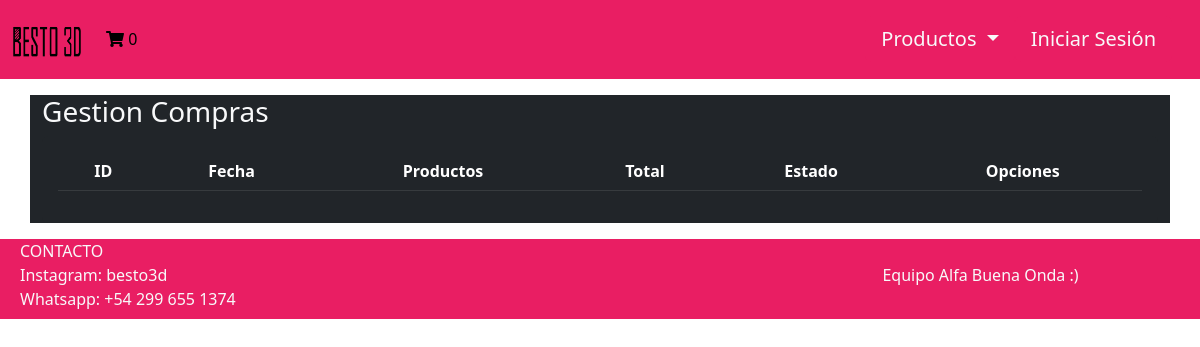
The app's page /Vista/AdminCompras.php, older data.
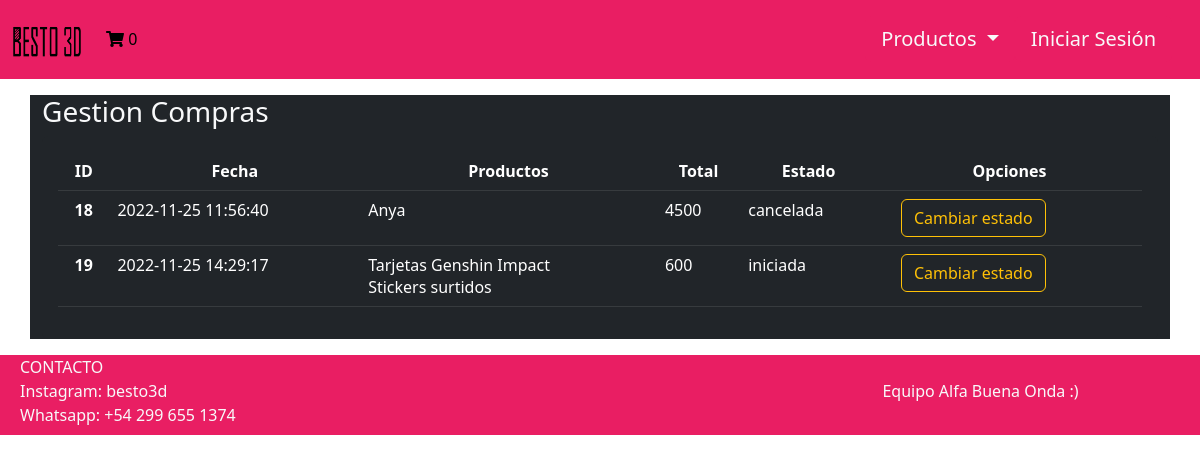
The same page, newer data.
### tables this page shows
CREATE TABLE `rol` (
  `idrol` bigint(20) NOT NULL,
  `rodescripcion` varchar(50) NOT NULL
);

CREATE TABLE `compra` (
  `idcompra` bigint(20) NOT NULL,
  `cofecha` timestamp NOT NULL DEFAULT current_timestamp() ON UPDATE current_timestamp(),
  `idusuario` bigint(20) NOT NULL
);

CREATE TABLE `producto` (
  `idproducto` bigint(20) NOT NULL,
  `pronombre` varchar(512) NOT NULL,
  `prodetalle` varchar(512) NOT NULL,
  `proprecio` int(11) NOT NULL,
  `procantstock` int(11) NOT NULL,
  `protipo` varchar(512) NOT NULL,
  `proimagen` varchar(512) NOT NULL
);

CREATE TABLE `compraestadotipo` (
  `idcompraestadotipo` int(11) NOT NULL,
  `cetdescripcion` varchar(50) NOT NULL,
  `cetdetalle` varchar(256) NOT NULL
);

### Util/funciones.php (called while the page is built, shortened)
<?php
spl_autoload_register(function ($class_name){
    $directorys = array(
        $GLOBALS['ROOT'].'Modelo/',
        $GLOBALS['ROOT'].'Modelo/Conector/',
        $GLOBALS['ROOT'].'Control/',
    );
    foreach($directorys as $directory){
        if(file_exists($directory.$class_name . '.php')){
            return;
        }
    }
});
?>

### Control/Session.php (called while the page is built, shortened)
<?php
include_once 'AbmUsuario.php';
class Session
{
    public function getUsuario()
    {
        $abmUsuario = new AbmUsuario();
        $where = ['idusuario' => $_SESSION['idusuario']];
        $listaUsuarios = $abmUsuario->buscar($where);
        if ($listaUsuarios >= 1) {
            $usuarioLog = $listaUsuarios[0];
        }
        return $usuarioLog;
    }
    public function getRoles()
    {
        $usuarioActual = $this->getUsuario();
        $objC_UsuarioRol = new C_Usuariorol();
        $param = ['idusuario' => $usuarioActual->getIdusuario()];
        $listaRoles = $objC_UsuarioRol->buscar($param);
        return $listaRoles;
    }
    public function esAdmin()
    {
        $arrayRoles = $this->getRoles();
        $esAdmin = false;
        $i = 0;
        while ($i < count($arrayRoles) && !$esAdmin) {
            if ($arrayRoles[$i]->getIdrol()->getIdrol() == 1) {
                $esAdmin = true;
            }
            $i++;
        }
        return $esAdmin;
    }
}

### Modelo/Usuario.php (called while the page is built, shortened)
<?php
class Usuario
{
    private $idusuario;
    public function __construct()
    {
        $this->idusuario = "";
    }
    public function getidusuario()
    {
        return $this->idusuario;
    }
    public function setidusuario($valor)
    {
        $this->idusuario = $valor;
    }
    public function buscar($idusuario)
    {
        $base = new BaseDatos();
        $resp = false;
        $sql = "SELECT * FROM usuario WHERE idusuario = '" . $idusuario . "'";
        if ($base->Iniciar()) {
            if ($base->Ejecutar($sql)) {
                if ($row2 = $base->Registro()) {
                    $resp = true;
                }
            } else {
                $this->setmensajeoperacion($base->getError());
            }
        } else {
            $this->setmensajeoperacion($base->getError());
        }
        return $resp;
    }
    public static function listar($parametro = "")
    {
        $arreglo = array();
        $base = new BaseDatos();
        $sql = "SELECT * FROM Usuario ";
        if ($parametro != "") {
            $sql .= 'WHERE ' . $parametro;
        }
        $res = $base->Ejecutar($sql);
        if ($res > -1) {
            if ($res > 0) {
                while ($row = $base->Registro()) {
                    $obj = new Usuario();
                    $obj->setear($row['idusuario'], $row['usnombre'], $row['uspass'], $row['usmail'], $row['usdeshabilitado']);
                    array_push($arreglo, $obj);
                }
            }
        } else {
        }
        return $arreglo;
    }
}

### Modelo/Conector/BaseDatos.php (called while the page is built, shortened)
<?php
class BaseDatos extends PDO {
  	private $conec;
  	private $indice;
  	private $resultado;
    public function __construct(){
        $this->indice =0;
        try {
           $this->conec=true;
        }catch (PDOException $e) {
            $this->sql = $e->getMessage();
            $this->conec=false;
        }
    }
    public function Iniciar(){
        return $this->getConec();
    }
    public function getConec(){
        return $this->conec;
    }
    public function setSQL($e){
        return "\n".$this->sql = $e;
    }
    public function Ejecutar($sql){
        if ( stristr($sql,"select")){
            $resp =  $this->EjecutarSelect($sql);
        }
        return $resp;
   }
   private function EjecutarSelect($sql){
       $cant = -1;
       $resultado=parent::query($sql);
       if(!$resultado){
           $this->analizarDebug();
       }else {
          $arregloResult = $resultado->fetchAll();
          $cant = count($arregloResult);
       }
       return $cant;
   }
   public function Registro() {
       $filaActual = false;
       $indiceActual = $this->getIndice();
       if ($indiceActual>=0) {
           $filas = $this->getResultado();
           if($indiceActual<count($filas)){
               $filaActual =  $filas[$indiceActual];
           }else {
               $this->setIndice(-1);
           }
       }
       return $filaActual;
   }
   private function setIndice ($valor){
       $this->indice = $valor;
   }
   private function getIndice (){
       return $this->indice;
   }
   private function setResultado($valor){
       $this->resultado = $valor;
   }
   private function getResultado(){
      return $this->resultado;
   }
}

### Control/AbmUsuario.php (called while the page is built, shortened)
<?php
class AbmUsuario
{
    public function buscar($param)
    {
        $where = " true ";
        $arreglo = Usuario::listar($where);
        return $arreglo;
    }
}

### Modelo/UsuarioRol.php (called while the page is built, shortened)
<?php
include_once '../Modelo/Conector/BaseDatos.php';
class UsuarioRol
{
    public function buscar($idusuariorol)
    {
        $base = new BaseDatos();
        $resp = false;
        $sql = "SELECT * FROM usuarioRol WHERE idusuariorol = '" . $idusuariorol . "'";
        if ($base->Iniciar()) {
            if ($base->Ejecutar($sql)) {
                if ($row2 = $base->Registro()) {
                    $rol = new Rol();
                    $rol->buscar($row2['idrol']);
                    $resp = true;
                }
            } else {
                $this->setMensaje($base->getError());
            }
        } else {
            $this->setMensaje($base->getError());
        }
        return $resp;
    }
    public function listar($condicion = '')
    {
        $array = null;
        $base = new BaseDatos();
        $sql =  "select * from usuariorol";
        if ($condicion != '') {
            $sql = $sql . ' where ' . $condicion;
        }
        if ($base->Iniciar()) {
            if ($base->Ejecutar($sql)) {
                $array = array();
                while ($row2 = $base->Registro()) {
                    $objusuarioRol = new usuarioRol();
                    $objusuarioRol->buscar($row2['idusuariorol']);
                    $array[] = $objusuarioRol;
                }
            } else {
                $this->setMensaje($base->getError());
            }
        } else {
            $this->setMensaje($base->getError());
        }
        return $array;
    }
}

### Control/C_Usuariorol.php (called while the page is built, shortened)
<?php
include_once '../Modelo/Usuariorol.php';
class C_Usuariorol
{
    public function buscar($param){
        $where = " true ";
        if ($param<>NULL){
            $where .= '';
            if  (isset($param['idusuario']))
                    $where.=" and idusuario ='".$param['idusuario']."'";
        }
        $obj = new Usuariorol();
        $arreglo =  $obj->listar($where);
        return $arreglo;
    }
}

### Modelo/Rol.php (called while the page is built, shortened)
<?php
include_once '../Modelo/Conector/BaseDatos.php';
class Rol
{
    public function buscar($idrol)
    {
        $base = new BaseDatos();
        $resp = false;
        $sql = "SELECT * FROM rol WHERE idrol = '" . $idrol . "'";
        if ($base->Iniciar()) {
            if ($base->Ejecutar($sql)) {
                if ($row2 = $base->Registro()) {
                    $resp = true;
                }
            } else {
                $this->setMensaje($base->getError());
            }
        } else {
            $this->setMensaje($base->getError());
        }
        return $resp;
    }
}

### Modelo/Compra.php (called while the page is built, shortened)
<?php
include_once '../Modelo/Conector/BaseDatos.php';
class Compra
{
    public function buscar($idcompra)
    {
        $base = new BaseDatos();
        $resp = false;
        $sql = "SELECT * FROM compra WHERE idcompra = '" . $idcompra . "'";
        if ($base->Iniciar()) {
            if ($base->Ejecutar($sql)) {
                if ($row2 = $base->Registro()) {
                    $usuario = new Usuario();
                    $usuario->buscar($row2['idusuario']);
                    $resp = true;
                }
            } else {
                $this->setMensaje($base->getError());
            }
        } else {
            $this->setMensaje($base->getError());
        }
        return $resp;
    }
    public function listar($condicion = '')
    {
        $array = null;
        $base = new BaseDatos();
        $sql =  "select * from compra";
        if ($condicion != '') {
            $sql = $sql . ' where ' . $condicion;
        }
        if ($base->Iniciar()) {
            if ($base->Ejecutar($sql)) {
                $array = array();
                while ($row2 = $base->Registro()) {
                    $objcompra = new compra();
                    $objcompra->buscar($row2['idcompra']);
                    $array[] = $objcompra;
                }
            } else {
                $this->setMensaje($base->getError());
            }
        } else {
            $this->setMensaje($base->getError());
        }
        return $array;
    }
}

### Control/C_Compra.php (called while the page is built, shortened)
<?php
include_once '../Modelo/Compra.php';
class C_Compra
{
    public function buscar($param){
        $where = " true ";
        $obj = new Compra();
        $arreglo =  $obj->listar($where);
        return $arreglo;
    }
}

### Vista/AdminCompras.php (the view, shortened to what the changed rows need)
<?php
include_once("Common/Header.php");
$objCompra = new C_Compra();
$arrayCompras = $objCompra->buscar([]);
$cantidadCompras = count($arrayCompras);
if ($sesion->esAdmin()) {
        $i = 0;
?>
<div class="container bg-dark mt-3 mb-3">
    <div class="rounded p-3 mb-2 bg-dark text-white">
        <table class="table table-dark table-hover p-5">
            <thead class="text-center">
                <tr>
                    <th scope="col-4">ID</th>
                    <th scope="col-4">Fecha</th>
                    <th scope="col-4">Productos</th>
                    <th scope="col-4">Total</th>
                    <th scope="col-6">Estado</th>
                    <th scope="col-6">Opciones</th>
                </tr>
            </thead>
            <tbody>
                <?php
                while ($i < $cantidadCompras) {
                    $objCompraEstado = new C_Compraestado();
                    $objCompraEstado = $objCompraEstado->buscar(['idcompra' => $arrayCompras[$i]->getIdcompra()])[0];
                    $estado = $objCompraEstado->getIdcompraestadotipo();
                    $objCompraItem = new C_Compraitem();
                    $arrayProductos = $objCompraItem->traerProductos($arrayCompras[$i]->getIdcompra());
                ?>
                    <tr>
                        <th scope="row" class="text-center"><?php echo $arrayCompras[$i]->getIdcompra() ?></th>
                        <td> <?php echo $arrayCompras[$i]->getCofecha() ?> </td>
                        <td> <?php foreach ($arrayProductos as $producto) {
                                    echo $producto->getPronombre(); ?> <br> <?php
                                                                        }
                                                                            ?> </td>
                        <td> <?php echo $objCompraItem->totalCompra($arrayCompras[$i]->getIdcompra()) ?>
                        </td>
                        <td>
                            <?php echo $estado->getCetdescripcion() ?>
                        </td>
                        <td>
                            <button class="ms-3 text-decoration-none btn btn-outline-warning" data-bs-toggle="modal" data-bs-target="#modal_estado_<?php echo $arrayCompras[$i]->getIdcompra() ?>" onclick="this"> <?php if ($estado->getIdcompraestadotipo() <= 4) {
                                                                                                                                                                                                                                ?>Cambiar estado<?php
                                                                                                                                                                                                                                } ?> </button>
                        </td>
                    </tr>
                <?php
                    $i++;
                } ?>
            </tbody>
        </table>
    </div>
</div>
<?php
include_once("Common/Footer.php");
} else {
        ?>
            <script>
                window.location.href = "/TP-Final-Dinamica/Vista/Home.php";
            </script>
        <?php
        }
        ?>

Row changes from the older to the newer data that the page shows:
now on this page (row unchanged): rol: idrol.idcompra "18", idrol.cofecha "2022-11-25 11:56:40"
now on this page (row edited): producto: pronombre "Anya", shown under "18"
now on this page (row unchanged): compraestadotipo: cetdescripcion "cancelada"
added compra: idcompra "19", cofecha "2022-11-25 14:29:17"
now on this page (row edited): producto: pronombre "Tarjetas Genshin Impact", shown under "19"
now on this page (row edited): producto: pronombre "Stickers surtidos", shown under "19"
now on this page (row unchanged): compraestadotipo: cetdescripcion "iniciada"
Text that changed along with them:
new list line: "4500 Cambiar estado"
new list line: "600 Cambiar estado"
